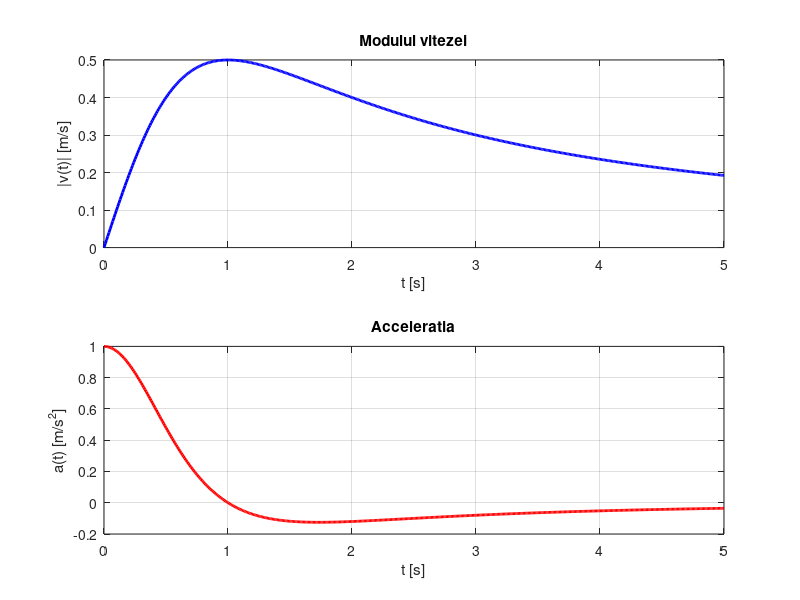

This figure's MATLAB source:
t = linspace(0, 5, 500);            % Interval de timp
v = t ./ (t.^2 + 1);                % Viteza
a = (1 - t.^2) ./ (t.^2 + 1).^2;    % Acceleratia

% Modulul vitezei
subplot(2, 1, 1);
plot(t, v, 'b', 'LineWidth', 2);
xlabel('t [s]');
ylabel('|v(t)| [m/s]');
title('Modulul vitezei');
grid on;

% Acceleratia
subplot(2, 1, 2);
plot(t, a, 'r', 'LineWidth', 2);
xlabel('t [s]');
ylabel('a(t) [m/s^2]');
title('Acceleratia');
grid on;
